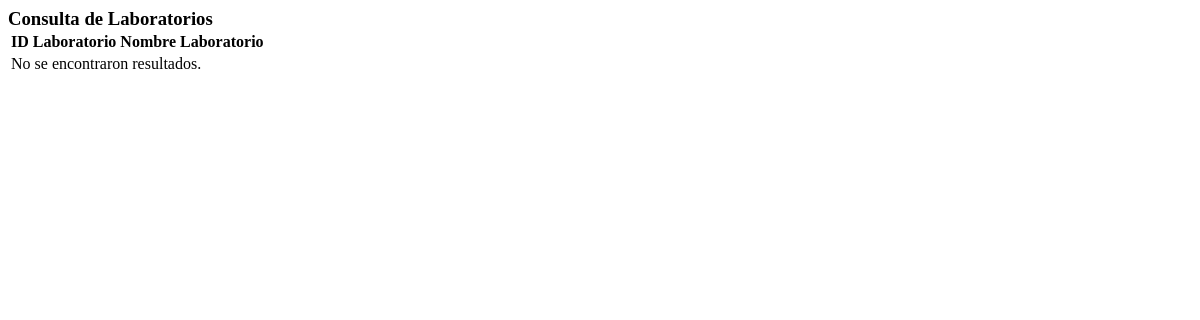
The page /n_consulta_laboratorio.php on the database as committed earlier.
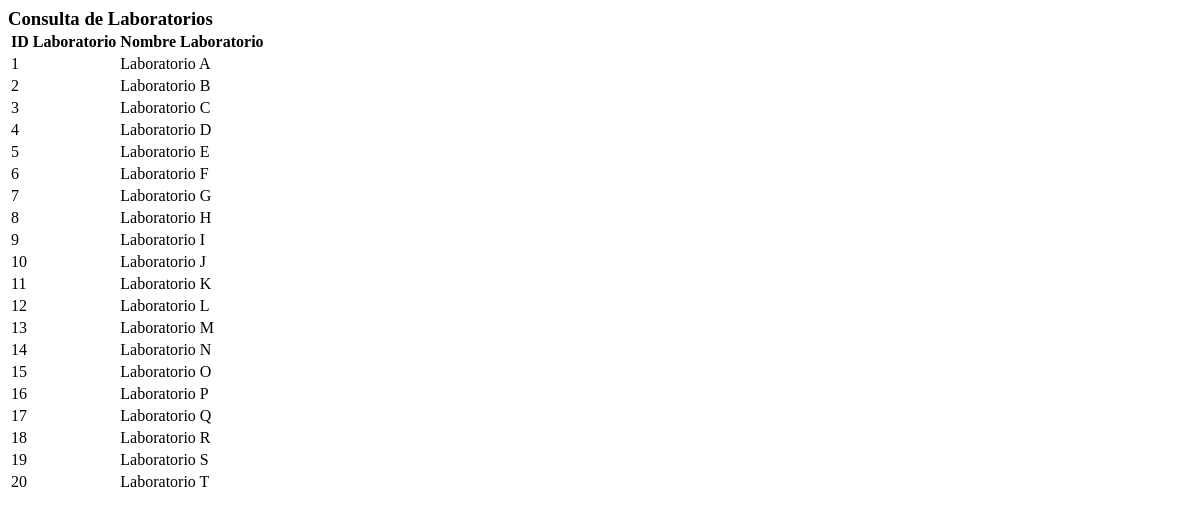
The same page on the database as committed later.
### tables this page shows
CREATE TABLE `laboratorio` (
  `id_laboratorio` int NOT NULL,
  `nombre_laboratorio` text,
  `Direccion` text,
  `Telefono` text,
  `email` text,
  PRIMARY KEY (`id_laboratorio`)
);

### n_consulta_laboratorio.php (the view, shortened to what this page needs)
<?php
$servername = "localhost";
$username = "root";
$password = "";
$database = "pediatra_sis";
$conn = new mysqli($servername, $username, $password, $database);
$query = "SELECT id_laboratorio, nombre_laboratorio FROM laboratorio";
$result = $conn->query($query);
?>
<!DOCTYPE html>
<html lang="es">
<head>
  <link rel="stylesheet" href="https://cdn.datatables.net/1.13.5/css/jquery.dataTables.min.css">
</head>
<body>
  <h3 style="padding:0; margin:0;">Consulta de Laboratorios</h3>
  <table id="tabla_laboratorio" class="display">
    <thead>
      <tr>
        <th>ID Laboratorio</th>
        <th>Nombre Laboratorio</th>
      </tr>
    </thead>
    <tbody>
      <?php
      if ($result->num_rows > 0) {
        while ($row = $result->fetch_assoc()) {
          echo "<tr>";
          echo "<td>" . $row["id_laboratorio"] . "</td>";
          echo "<td>" . $row["nombre_laboratorio"] . "</td>";
          echo "</tr>";
        }
      } else {
        echo "<tr><td colspan='2'>No se encontraron resultados.</td></tr>";
      }
      ?>
    </tbody>
  </table>
</body>
</html>

Rows that differ between the two databases and show on the page:
added laboratorio: id_laboratorio "1", nombre_laboratorio "Laboratorio A"
added laboratorio: id_laboratorio "2", nombre_laboratorio "Laboratorio B"
added laboratorio: id_laboratorio "3", nombre_laboratorio "Laboratorio C"
added laboratorio: id_laboratorio "4", nombre_laboratorio "Laboratorio D"
added laboratorio: id_laboratorio "5", nombre_laboratorio "Laboratorio E"
added laboratorio: id_laboratorio "6", nombre_laboratorio "Laboratorio F"
added laboratorio: id_laboratorio "7", nombre_laboratorio "Laboratorio G"
added laboratorio: id_laboratorio "8", nombre_laboratorio "Laboratorio H"
added laboratorio: id_laboratorio "9", nombre_laboratorio "Laboratorio I"
added laboratorio: id_laboratorio "10", nombre_laboratorio "Laboratorio J"
added laboratorio: id_laboratorio "11", nombre_laboratorio "Laboratorio K"
added laboratorio: id_laboratorio "12", nombre_laboratorio "Laboratorio L"
added laboratorio: id_laboratorio "13", nombre_laboratorio "Laboratorio M"
added laboratorio: id_laboratorio "14", nombre_laboratorio "Laboratorio N"
added laboratorio: id_laboratorio "15", nombre_laboratorio "Laboratorio O"
added laboratorio: id_laboratorio "16", nombre_laboratorio "Laboratorio P"
added laboratorio: id_laboratorio "17", nombre_laboratorio "Laboratorio Q"
added laboratorio: id_laboratorio "18", nombre_laboratorio "Laboratorio R"
added laboratorio: id_laboratorio "19", nombre_laboratorio "Laboratorio S"
added laboratorio: id_laboratorio "20", nombre_laboratorio "Laboratorio T"
Other text that changed with them:
text no longer shown: "No se encontraron resultados."
